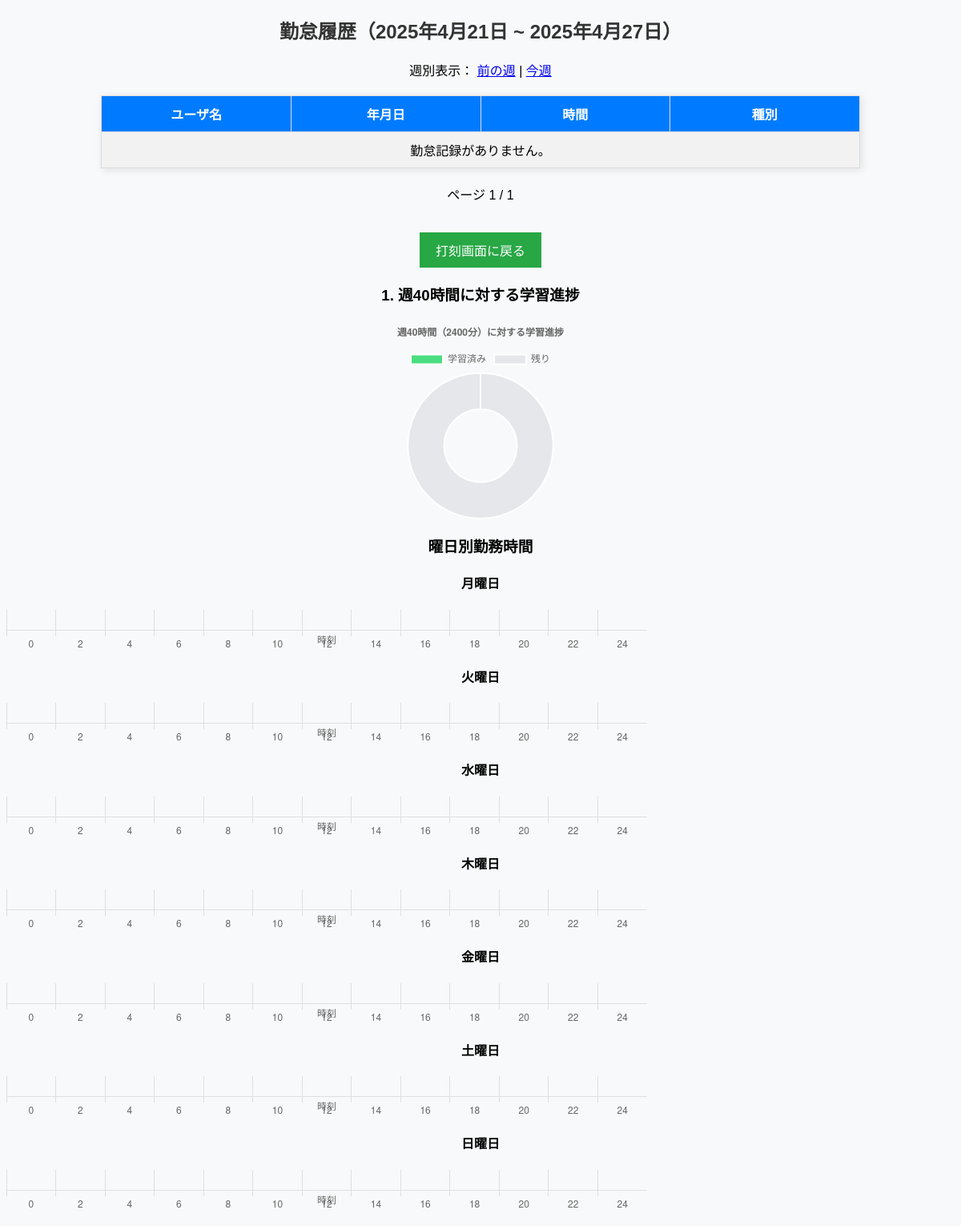
The page /history/ (signed in) on the database as committed earlier.
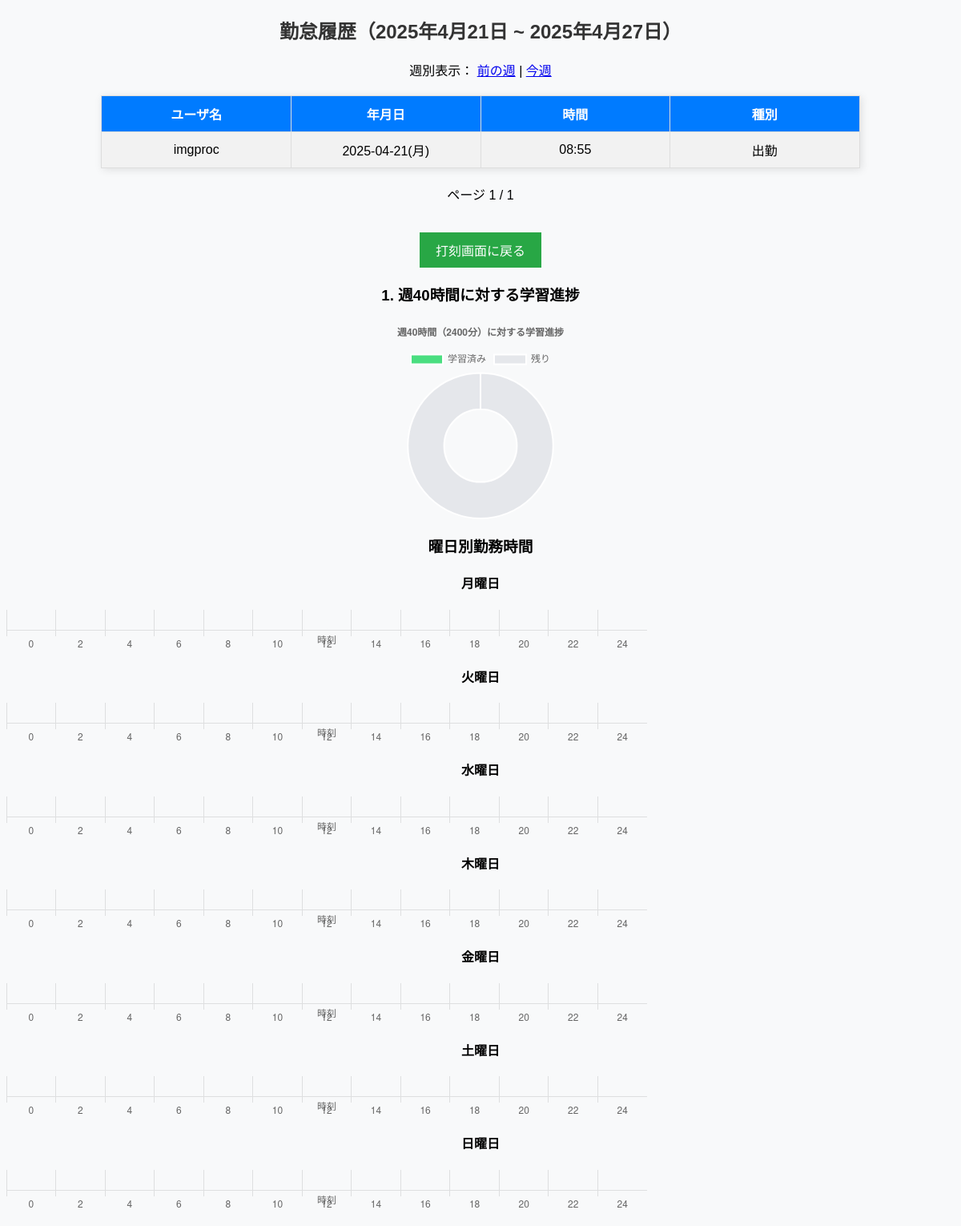
The same page on the database as committed later.
### attendance/models.py (models this page shows, shortened)
class AttendanceLog(models.Model):
    TYPE_CHOICES = [
        ('in', '出勤'),
        ('out', '退勤'),
    ]
    user = models.ForeignKey(User, on_delete=models.CASCADE)
    type = models.CharField(max_length=3, choices=TYPE_CHOICES)
    timestamp = models.DateTimeField(auto_now_add=True)
    timestamp__date=timezone.now().date()

### attendance/views.py (the view, shortened to what this page needs)
# urls.py: path('history/', views.history_view, name='history'),
@login_required
def history_view(request):
    week_number = int(request.GET.get('week', 0))  # 週番号（0: 今週、1: 先週…）
    today = datetime.today().date()
    start_of_week = today - timedelta(days=today.weekday()) - timedelta(weeks=week_number)
    end_of_week = start_of_week + timedelta(days=6)
    logs_list = AttendanceLog.objects.filter(
        user=request.user, timestamp__date__range=[start_of_week, end_of_week]
    ).order_by('timestamp')
    paired_sessions = []
    current_in = None
    for log in logs_list:
        if log.type == 'in':
            current_in = log.timestamp
        elif log.type == 'out' and current_in:
            paired_sessions.append((current_in, log.timestamp))
            current_in = None
    weekdays = ['月', '火', '水', '木', '金', '土', '日']
    weekly_minutes = defaultdict(int)
    presence_distribution = {day: [] for day in weekdays}
    paginator = Paginator(logs_list, 10)
    page_number = request.GET.get('page')
    page_obj = paginator.get_page(page_number)
    total_minutes = sum(weekly_minutes.values())
    remaining_minutes = max(0, 2400 - total_minutes)  # 2400分 = 40時間
    return render(request, 'attendance/history.html', {
        'page_obj': page_obj,
        'week_number': week_number,
        'start_of_week': start_of_week,
        'end_of_week': end_of_week,
        'weekly_labels': list(weekly_minutes.keys()),
        'weekly_data': list(weekly_minutes.values()),
        'presence_distribution': presence_distribution,
        'total_minutes': total_minutes,
        'remaining_minutes': remaining_minutes,
    })

### attendance/templates/attendance/history.html (shortened to what this page needs)
<!DOCTYPE html>
<html lang="ja">
<head>
</head>
<body>
  <h2>勤怠履歴（{{ start_of_week }} ~ {{ end_of_week }}）</h2>
  <p>週別表示：
    <a href="?week={{ week_number|add:1 }}">前の週</a> |
    <a href="?week=0">今週</a>
  </p>
  <table border="1">
    <tr>
      <th>ユーザ名</th>
      <th>年月日</th>
      <th>時間</th>
      <th>種別</th>
    </tr>
    {% for log in page_obj %}
      <tr>
        <td>{{ log.user.username }}</td>
        <td>{{ log.timestamp|date:"Y-m-d(D)" }}</td>
        <td>{{ log.timestamp|date:"H:i" }}</td>
        <td>{{ log.get_type_display }}</td>
      </tr>
    {% empty %}
      <tr><td colspan="4">勤怠記録がありません。</td></tr>
    {% endfor %}
  </table>
  <div>
    <span>ページ {{ page_obj.number }} / {{ page_obj.paginator.num_pages }}</span>
    <p>
      <a href="{% url 'logout_to_top' %}">
          <button type="button">打刻画面に戻る</button>
      </a>
    </p>
  </div>
  <h3>1. 週40時間に対する学習進捗</h3>
  <div style="width: 250px; height: 250px; margin: 0 auto;">
    <canvas id="donutChart"></canvas>
  </div>
  <h3>曜日別勤務時間</h3>
  {% for day, ranges in presence_distribution.items %}
  <div style="margin-bottom: 20px;">
    <h4>{{ day }}曜日</h4>
    <canvas id="presenceChart{{ forloop.counter }}" width="800" height="50"></canvas>
  </div>
  {% endfor %}

### attendance/templates/attendance/history.html (style rules this page uses)
body { font-family: Arial, sans-serif; background-color: #f8f9fa; text-align: center; }
h2 { color: #333; }
table { width: 80%; margin: 20px auto; border-collapse: collapse; background-color: #fff; box-shadow: 2px 2px 10px rgba(0, 0, 0, 0.1); table-layout: fixed; }
th, td { padding: 10px; border: 1px solid #ddd; text-align: center; }
th { background-color: #007bff; color: white; }
tr:nth-child(even) { background-color: #f2f2f2; }
button { padding: 10px 20px; margin-top: 20px; border: none; background-color: #28a745; color: white; cursor: pointer; font-size: 16px; }

Rows that differ between the two databases and show on the page:
added AttendanceLog: user.username "imgproc", timestamp "2025-04-21(月)", timestamp "08:55", type "出勤"
Other text that changed with them:
text no longer shown: "勤怠記録がありません。"
